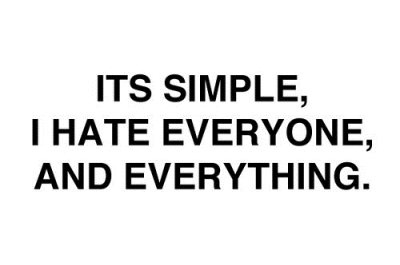
#> input picture OCR/image.jpg, 400 x 265 px
$ python ocr_s2.py
#> lines starting #> are read from the running program, lines starting #| are printed output that depends on the picture; after the words box and inside, x2 and y2 are one past the last pixel; in counts of white or black regions, pixels touching at a corner belong together
import pytesseract
from PIL import Image, ImageEnhance, ImageFilter

im = Image.open("image.jpg")
#> im is the input picture: PIL image 400x265 L; min 0, max 255, mean 229.5
im = im.filter(ImageFilter.MedianFilter())
enhancer = ImageEnhance.Contrast(im)
im = enhancer.enhance(2)
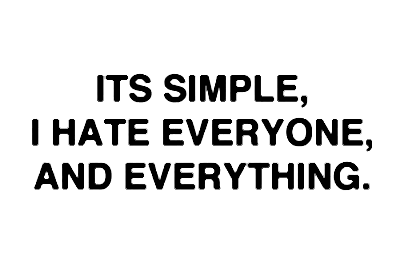
#> im: PIL image 400x265 L; min 0, max 255, mean 227
im = im.convert('1')
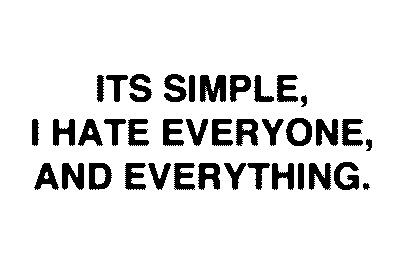
#> im: PIL image 400x265 1; 89.1% white; 38 black regions, largest, box (x1, y1, x2, y2) and area: (200, 75, 226, 102) 525, (62, 163, 84, 190) 412, (316, 119, 338, 146) 411
im.save('temp1.jpg')
im.show()
#> (the run stopped early here; a loop or call above may not have finished)

$ run again, with OCR/img.png saved as OCR/image.jpg
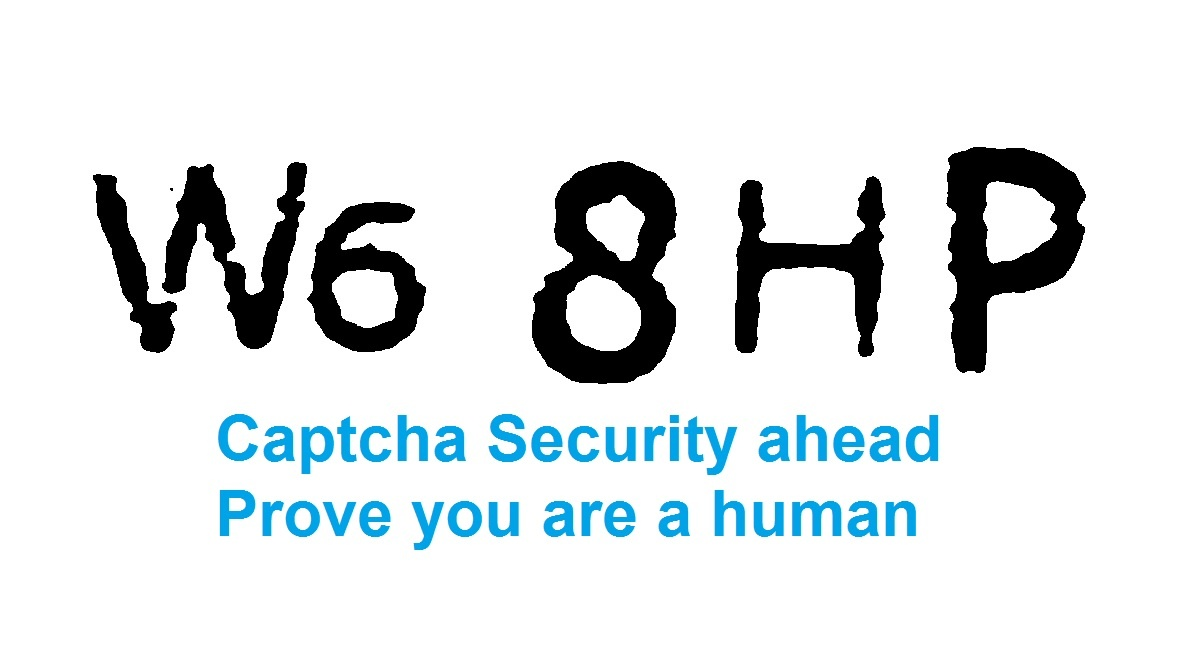
#> input picture OCR/img.png, 1181 x 653 px
#> im is the input picture: PIL image 1181x653 RGB; mean R, G, B 224, 229.2, 231.1
#> `im = enhancer.enhance(2)`:
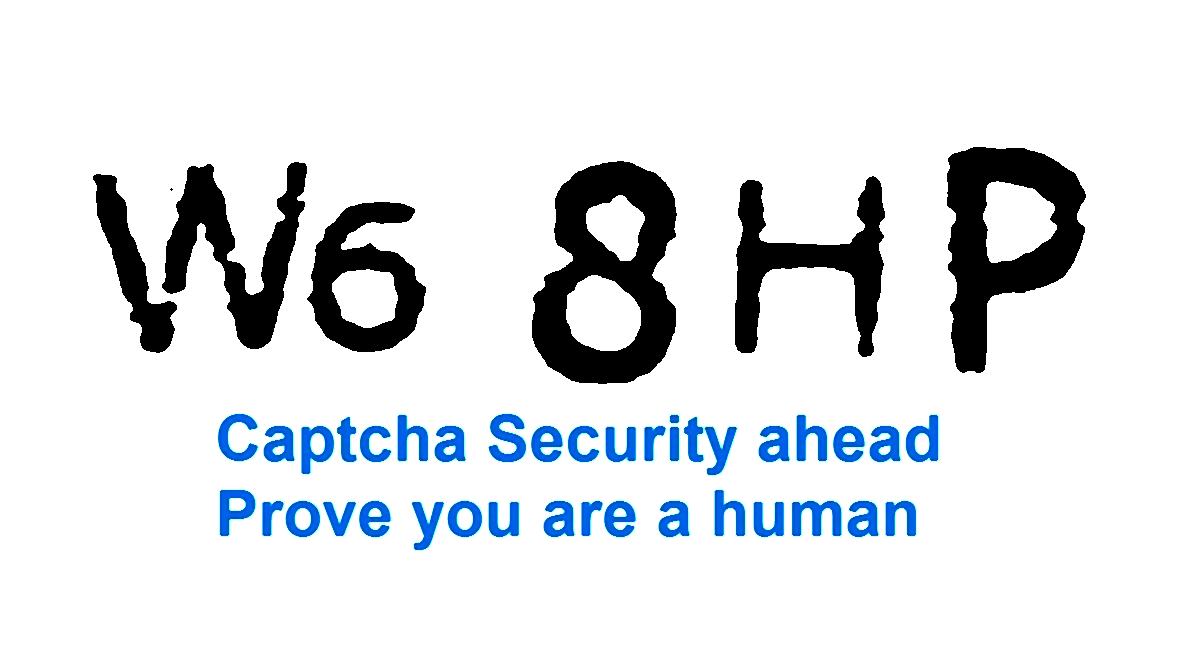
#> im: PIL image 1181x653 RGB; mean R, G, B 223.2, 227.1, 231.2
#> `im = im.convert('1')`:
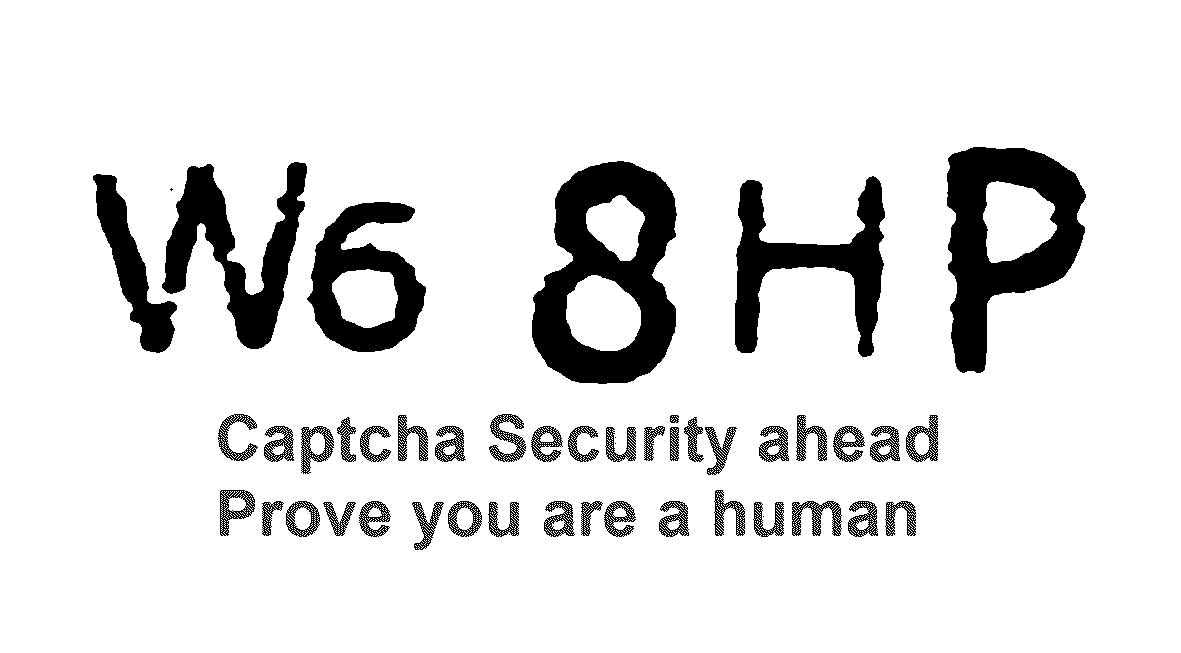
#> im: PIL image 1181x653 1; 88.8% white; 52 black regions (8 under 20 px), largest, box (x1, y1, x2, y2) and area: (532, 161, 677, 384) 18045, (947, 147, 1086, 373) 15541, (162, 162, 307, 349) 10521
